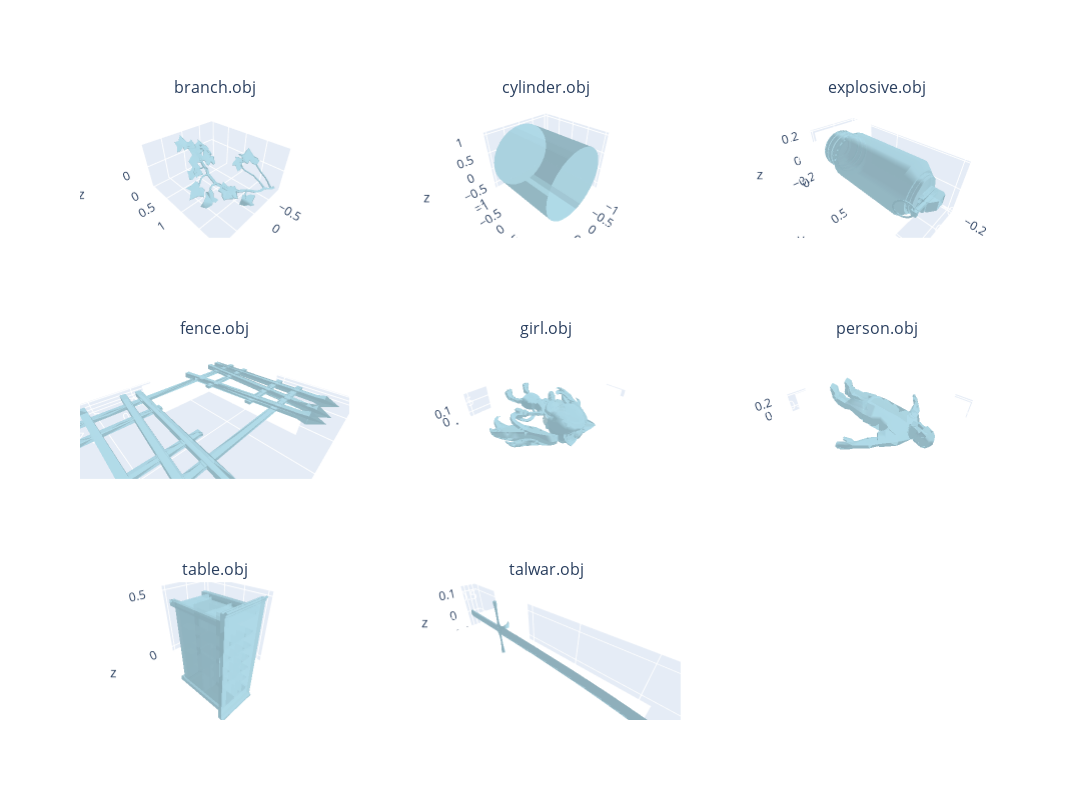

This figure's notebook cell:
### Markdown cell above
### Visualizations

### Code cell
import plotly.graph_objects as go
from plotly.subplots import make_subplots
import numpy as np

def compute_aspect_ratio(vertices):
    mins = vertices.min(axis=0)
    maxs = vertices.max(axis=0)
    scale = maxs - mins
    return dict(x=float(scale[0]), y=float(scale[1]), z=float(scale[2]))

def show_multiple_meshes(vertices_map, faces_map):
    objs = list(vertices_map.keys())
    n = len(objs)

    cols = 3
    rows = (n + cols - 1) // cols

    fig = make_subplots(
        rows=rows,
        cols=cols,
        specs=[[{"type": "scene"} for _ in range(cols)] for _ in range(rows)],
        subplot_titles=objs
    )

    for idx, obj in enumerate(objs):
        v = vertices_map[obj]
        f = faces_map[obj]

        r = (idx // cols) + 1
        c = (idx % cols) + 1

        fig.add_trace(
            go.Mesh3d(
                x=v[:,0], y=v[:,1], z=v[:,2],
                i=f[:,0], j=f[:,1], k=f[:,2],
                color='lightblue', opacity=0.8
            ),
            row=r, col=c
        )

        # ------- FIX PROPORTION --------
        fig.update_scenes(
            aspectmode='data',
            row=r, col=c
        )

    fig.update_layout(height=800, width=1400)
    fig.show()

# Call this after loading all your meshes
show_multiple_meshes(vertices_map, faces_map)

### Figure 1 — Plotly figure (JSON) as saved in the notebook; plotly's stock layout.template omitted (floating-point values rounded to 4 significant figures; data arrays with more than 128 entries replaced by an {"elided": "..."} marker saying what was removed)
{"data": [{"color": "lightblue", "i": {"elided": "1960 int values"}, "j": {"elided": "1960 int values"}, "k": {"elided": "1960 int values"}, "opacity": 0.8, "scene": "scene", "type": "mesh3d", "x": {"elided": "2767 float values"}, "y": {"elided": "2767 float values"}, "z": {"elided": "2767 float values"}}, {"color": "lightblue", "i": [0, 0, 6, 6, 13, 13, 20, 20, 26, 26, 30, 30, 38, 38, 44, 44, 50, 50, 54, 54, 62, 62, 68, 68, 74, 74, 80, 80, 86, 86, 92, 92, 98, 98, 102, 102, 110, 110, 116, 116, 122, 122, 126, 126, 133, 133, 139, 139, 145, 145, 152, 152, 157, 157, 163, 163, 169, 169, 175, 175, 16, 4, 185, 173, 160, 147, 136, 125, 113, 101, 87, 77, 65, 53, 39, 29, 16, 185, 160, 136, 113, 87, 65, 39, 16, 160, 113, 65, 16, 113, 181, 181, 187, 187, 188, 8, 18, 32, 42, 56, 66, 78, 90, 104, 114, 128, 140, 151, 164, 176, 188, 18, 42, 66, 90, 114, 140, 164, 188, 42, 90, 140, 188, 90], "j": [3, 9, 11, 15, 17, 23, 22, 27, 28, 35, 34, 41, 40, 47, 46, 51, 52, 59, 58, 63, 64, 71, 70, 75, 76, 83, 82, 89, 88, 95, 94, 99, 100, 107, 106, 111, 112, 119, 118, 123, 124, 129, 131, 135, 137, 141, 143, 148, 149, 153, 155, 159, 161, 165, 167, 171, 172, 177, 179, 183, 10, 189, 178, 166, 154, 142, 130, 117, 105, 93, 81, 69, 57, 45, 33, 21, 4, 173, 147, 125, 101, 77, 53, 29, 185, 136, 87, 39, 160, 65, 184, 191, 190, 5, 2, 14, 24, 36, 48, 60, 72, 84, 96, 108, 120, 134, 146, 158, 170, 180, 8, 32, 56, 78, 104, 128, 151, 176, 18, 66, 114, 164, 42, 140], "k": [9, 7, 15, 12, 23, 19, 27, 25, 35, 31, 41, 37, 47, 43, 51, 49, 59, 55, 63, 61, 71, 67, 75, 73, 83, 79, 89, 85, 95, 91, 99, 97, 107, 103, 111, 109, 119, 115, 123, 121, 129, 127, 135, 132, 141, 138, 148, 144, 153, 150, 159, 156, 165, 162, 171, 168, 177, 174, 183, 182, 4, 185, 173, 160, 147, 136, 125, 113, 101, 87, 77, 65, 53, 39, 29, 16, 185, 160, 136, 113, 87, 65, 39, 16, 160, 113, 65, 16, 113, 16, 191, 186, 5, 1, 8, 18, 32, 42, 56, 66, 78, 90, 104, 114, 128, 140, 151, 164, 176, 188, 18, 42, 66, 90, 114, 140, 164, 188, 42, 90, 140, 188, 90, 188], "opacity": 0.8, "scene": "scene2", "type": "mesh3d", "x": {"elided": "192 float values"}, "y": {"elided": "192 float values"}, "z": {"elided": "192 float values"}}, {"color": "lightblue", "i": {"elided": "2566 int values"}, "j": {"elided": "2566 int values"}, "k": {"elided": "2566 int values"}, "opacity": 0.8, "scene": "scene3", "type": "mesh3d", "x": {"elided": "2812 float values"}, "y": {"elided": "2812 float values"}, "z": {"elided": "2812 float values"}}, {"color": "lightblue", "i": {"elided": "684 int values"}, "j": {"elided": "684 int values"}, "k": {"elided": "684 int values"}, "opacity": 0.8, "scene": "scene4", "type": "mesh3d", "x": {"elided": "1088 float values"}, "y": {"elided": "1088 float values"}, "z": {"elided": "1088 float values"}}, {"color": "lightblue", "i": {"elided": "8475 int values"}, "j": {"elided": "8475 int values"}, "k": {"elided": "8475 int values"}, "opacity": 0.8, "scene": "scene5", "type": "mesh3d", "x": {"elided": "8284 float values"}, "y": {"elided": "8284 float values"}, "z": {"elided": "8284 float values"}}, {"color": "lightblue", "i": {"elided": "2251 int values"}, "j": {"elided": "2251 int values"}, "k": {"elided": "2251 int values"}, "opacity": 0.8, "scene": "scene6", "type": "mesh3d", "x": {"elided": "3103 float values"}, "y": {"elided": "3103 float values"}, "z": {"elided": "3103 float values"}}, {"color": "lightblue", "i": {"elided": "4100 int values"}, "j": {"elided": "4100 int values"}, "k": {"elided": "4100 int values"}, "opacity": 0.8, "scene": "scene7", "type": "mesh3d", "x": {"elided": "3148 float values"}, "y": {"elided": "3148 float values"}, "z": {"elided": "3148 float values"}}, {"color": "lightblue", "i": {"elided": "1922 int values"}, "j": {"elided": "1922 int values"}, "k": {"elided": "1922 int values"}, "opacity": 0.8, "scene": "scene8", "type": "mesh3d", "x": {"elided": "1668 float values"}, "y": {"elided": "1668 float values"}, "z": {"elided": "1668 float values"}}], "layout": {"annotations": [{"font": {"size": 16}, "showarrow": false, "text": "branch.obj", "x": 0.1444, "xanchor": "center", "xref": "paper", "y": 1, "yanchor": "bottom", "yref": "paper"}, {"font": {"size": 16}, "showarrow": false, "text": "cylinder.obj", "x": 0.5, "xanchor": "center", "xref": "paper", "y": 1, "yanchor": "bottom", "yref": "paper"}, {"font": {"size": 16}, "showarrow": false, "text": "explosive.obj", "x": 0.8556, "xanchor": "center", "xref": "paper", "y": 1, "yanchor": "bottom", "yref": "paper"}, {"font": {"size": 16}, "showarrow": false, "text": "fence.obj", "x": 0.1444, "xanchor": "center", "xref": "paper", "y": 0.6111, "yanchor": "bottom", "yref": "paper"}, {"font": {"size": 16}, "showarrow": false, "text": "girl.obj", "x": 0.5, "xanchor": "center", "xref": "paper", "y": 0.6111, "yanchor": "bottom", "yref": "paper"}, {"font": {"size": 16}, "showarrow": false, "text": "person.obj", "x": 0.8556, "xanchor": "center", "xref": "paper", "y": 0.6111, "yanchor": "bottom", "yref": "paper"}, {"font": {"size": 16}, "showarrow": false, "text": "table.obj", "x": 0.1444, "xanchor": "center", "xref": "paper", "y": 0.2222, "yanchor": "bottom", "yref": "paper"}, {"font": {"size": 16}, "showarrow": false, "text": "talwar.obj", "x": 0.5, "xanchor": "center", "xref": "paper", "y": 0.2222, "yanchor": "bottom", "yref": "paper"}], "height": 800, "scene": {"aspectmode": "data", "domain": {"x": [0, 0.2889], "y": [0.7778, 1]}}, "scene2": {"aspectmode": "data", "domain": {"x": [0.3556, 0.6444], "y": [0.7778, 1]}}, "scene3": {"aspectmode": "data", "domain": {"x": [0.7111, 1], "y": [0.7778, 1]}}, "scene4": {"aspectmode": "data", "domain": {"x": [0, 0.2889], "y": [0.3889, 0.6111]}}, "scene5": {"aspectmode": "data", "domain": {"x": [0.3556, 0.6444], "y": [0.3889, 0.6111]}}, "scene6": {"aspectmode": "data", "domain": {"x": [0.7111, 1], "y": [0.3889, 0.6111]}}, "scene7": {"aspectmode": "data", "domain": {"x": [0, 0.2889], "y": [0, 0.2222]}}, "scene8": {"aspectmode": "data", "domain": {"x": [0.3556, 0.6444], "y": [0, 0.2222]}}, "scene9": {"domain": {"x": [0.7111, 1], "y": [0, 0.2222]}}, "width": 1400}}
